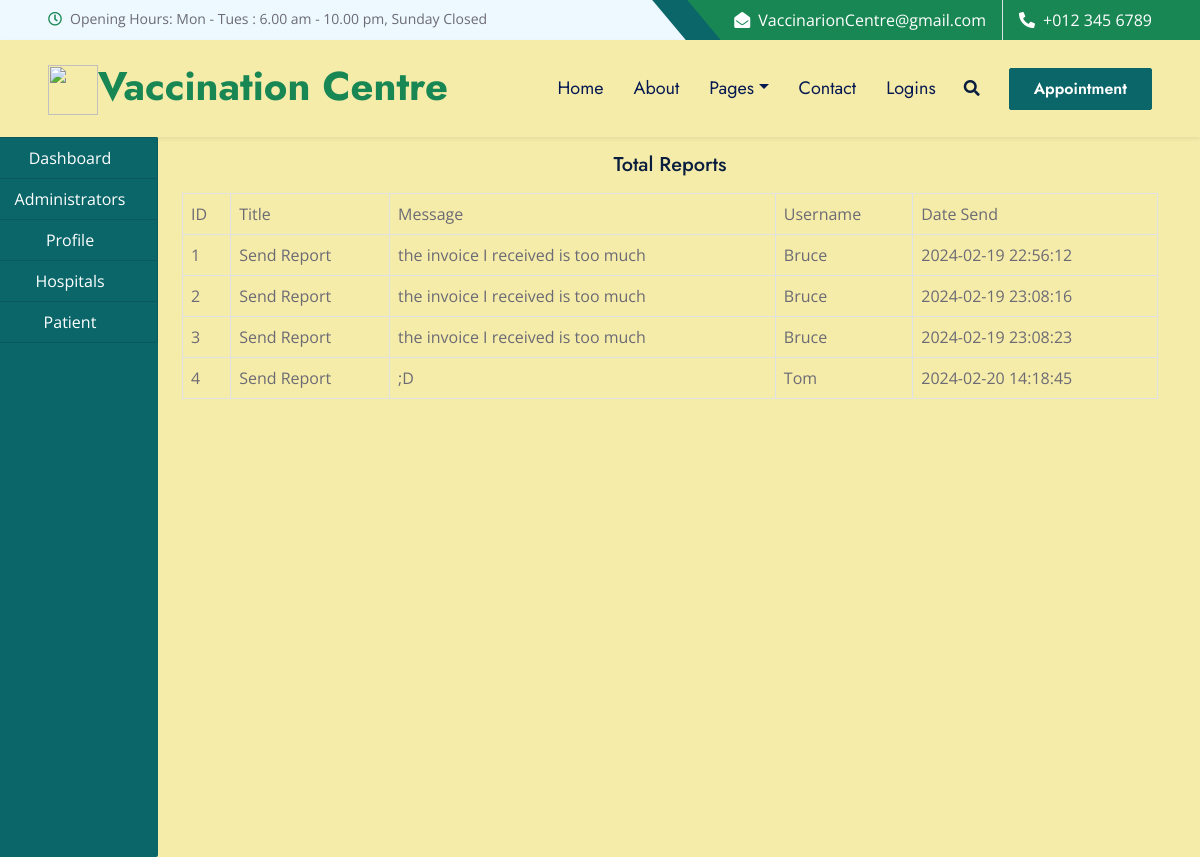
Page /admin/report.php on the committed database.
### tables this page shows
CREATE TABLE `report` (
  `id` int(50) NOT NULL,
  `title` varchar(50) NOT NULL,
  `message` varchar(50) NOT NULL,
  `firstname` varchar(50) NOT NULL,
  `date_send` varchar(50) NOT NULL
);

### admin/report.php (the view, shortened to what this page needs)
<!DOCTYPE html>
<html lang="en">
<head>
    <link href="https://cdnjs.cloudflare.com/ajax/libs/font-awesome/5.10.0/css/all.min.css" rel="stylesheet">
    <link href="https://cdn.jsdelivr.net/npm/bootstrap-icons@1.4.1/font/bootstrap-icons.css" rel="stylesheet">
    <link href="../assets/lib/owlcarousel/assets/owl.carousel.min.css" rel="stylesheet">
    <link href="../assets/lib/animate/animate.min.css" rel="stylesheet">
    <link href="../assets/lib/tempusdominus/css/tempusdominus-bootstrap-4.min.css" rel="stylesheet" />
    <link href="../assets/lib/twentytwenty/twentytwenty.css" rel="stylesheet" />
    <link href="../assets/css/bootstrap.min.css" rel="stylesheet">
    <link href="../assets/css/style.css" rel="stylesheet">
</head>
<body>
    <?php
    include ("../include/header.php");
    include ("../include/connection.php");
?>
<div class="container-fluid">
    <div class="col-md-12">
        <div class="row">
            <div class="col-md-2" style="margin-left: -30px;">
                <?php
                    include("sidenav.php");
                ?>
            </div>
            <div class="col-md-10">
                <h5 class="text-center my-3">Total Reports</h5>
                <?php
$query = "SELECT * FROM report";
$res = mysqli_query($connect, $query);
$output = "";
$output .= "
<table class='table table-bordered'>
<tr>
<td>ID</td>
<td>Title</td>
<td>Message</td>
<td>Username</td>
<td>Date Send</td>
</tr>";
while ($row = mysqli_fetch_array($res)) {
    $output .= "
    <tr>
        <td>" . $row['id'] . "</td>
        <td>" . $row['title'] . "</td>
        <td>" . $row['message'] . "</td>
        <td>" . $row['firstname'] . "</td>
        <td>" . $row['date_send'] . "</td>
   ";
}
$output .= " </tr></table>";
echo $output;
?>
            </div>
        </div>
    </div>
</div>
</body>
</html>

### assets/css/style.css (style rules this page uses)
:root { --primary: #0B666A; --secondary: #F57E57; --light: #F6ECA9; --dark: #071952; }
h5, h6, .font-weight-medium { font-weight: 500 !important; }

### rows in the picture
report: id "1", title "Send Report", message "the invoice I received is too much", firstname "Bruce", date_send "2024-02-19 22:56:12"
report: id "2", title "Send Report", message "the invoice I received is too much", firstname "Bruce", date_send "2024-02-19 23:08:16"
report: id "3", title "Send Report", message "the invoice I received is too much", firstname "Bruce", date_send "2024-02-19 23:08:23"
report: id "4", title "Send Report", message ";D", firstname "Tom", date_send "2024-02-20 14:18:45"
